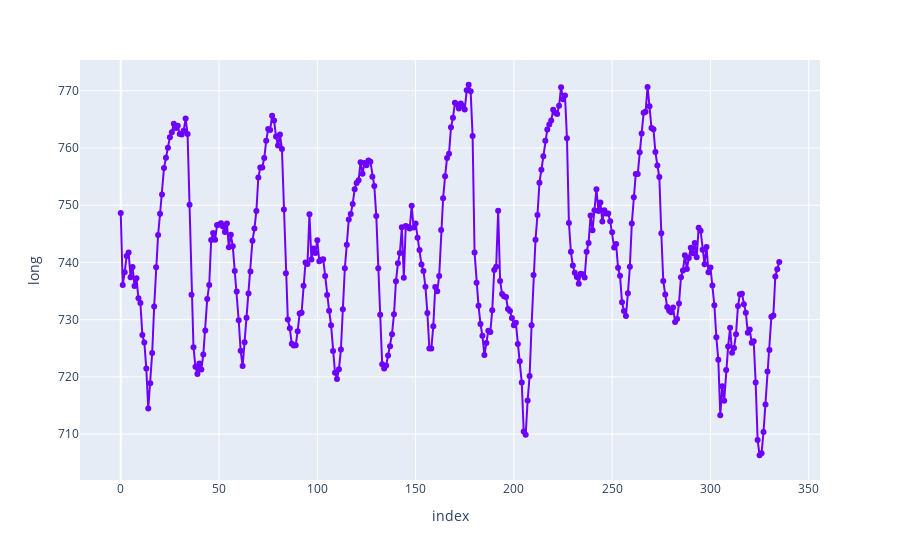

Write notebook code for a chart like this one.
### Code cell
fig = px.line(df, x=df.index, y=df.long, markers=True, hover_data='day_time')
fig.update_traces(line_color='#6E00FF')
fig.show()

### Figure 1 — Plotly figure (JSON) as saved in the notebook; plotly's stock layout.template omitted (floating-point values rounded to 4 significant figures; data arrays with more than 128 entries replaced by an {"elided": "..."} marker saying what was removed)
{"data": [{"customdata": {"elided": "336x1 str values"}, "hovertemplate": "index=%{x}<br>long=%{y}<br>day_time=%{customdata[0]}<extra></extra>", "legendgroup": "", "line": {"color": "#6E00FF", "dash": "solid"}, "marker": {"symbol": "circle"}, "mode": "markers+lines", "name": "", "orientation": "v", "showlegend": false, "x": {"elided": "336 int values"}, "xaxis": "x", "y": {"elided": "336 float values"}, "yaxis": "y", "type": "scatter"}], "layout": {"xaxis": {"anchor": "y", "domain": [0.0, 1.0], "title": {"text": "index"}}, "yaxis": {"anchor": "x", "domain": [0.0, 1.0], "title": {"text": "long"}}, "legend": {"tracegroupgap": 0}, "margin": {"t": 60}}}
